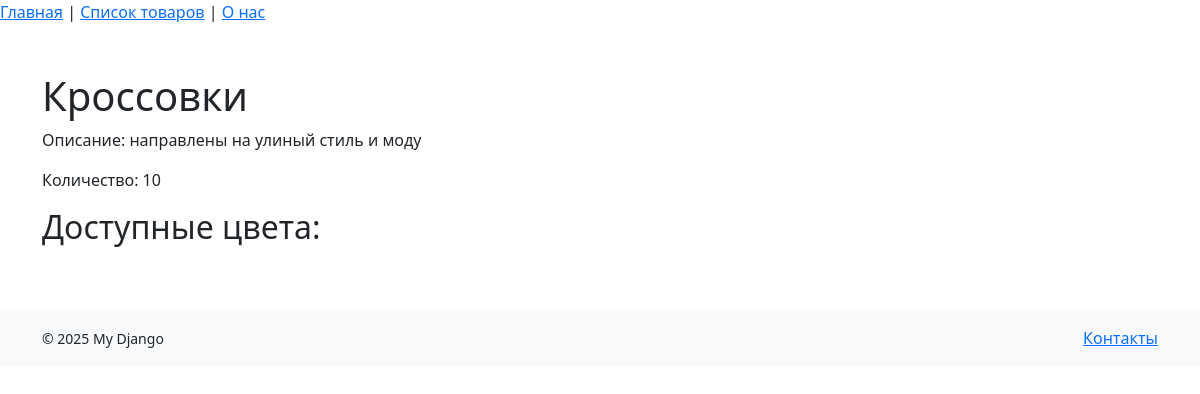
The app's page /item/1/, older data.
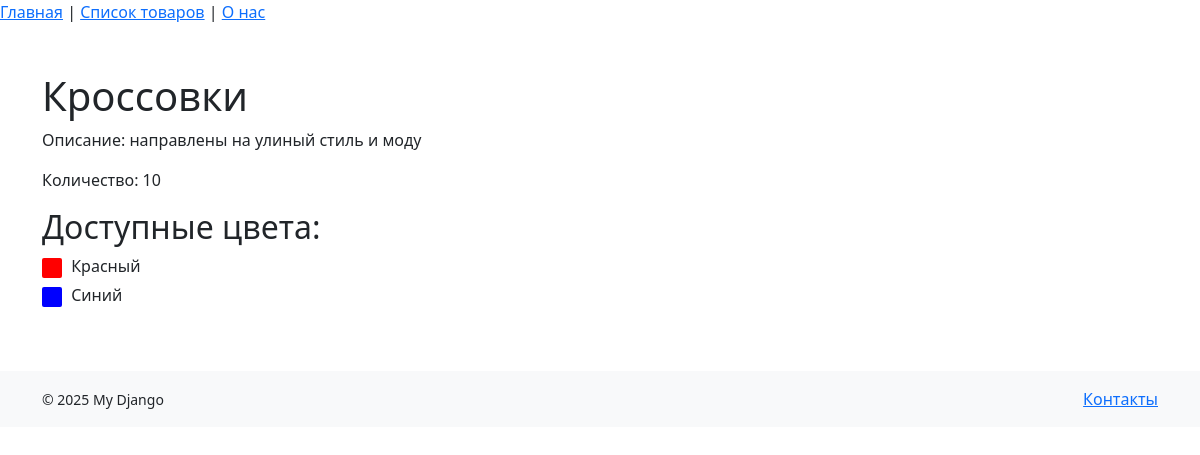
The same page, newer data.
### MyApp/models.py (models this page shows, shortened)
class Item(models.Model):
   name  = models.CharField(max_length=100)
   brand = models.CharField(max_length=100)
   description = models.TextField(blank=True, null=True)
   count = models.PositiveIntegerField()
   colors = models.ManyToManyField(Color, related_name='items', blank=True)

class Color(models.Model):
    name = models.CharField(max_length=50)
    hex_code = models.CharField(max_length=7, default="#FFFFFF")

### MyApp/views.py (the view)
# urls.py: path('item/<int:item_id>/', views.show_item, name='show_item'),
def show_item(request, item_id):
    try:
        item = Item.objects.prefetch_related('colors').get(id=item_id)
        return render(request, 'item.html', {'item': item})
    except Item.DoesNotExist:
        return HttpResponse("Товар не найден.", status=404)

### templates/item.html (shortened to what this page needs)
<!DOCTYPE html>
<html lang="ru">
<head>
</head>
<body>
    {% extends 'base.html' %}
    {% load static %}
    {% block content %}
    <div class="container mt-5">
    <h1>{{ item.name }}</h1>
    <p>Описание: {{ item.description|default:"Описание товара отсутствует." }}</p>
    <p>Количество:
        {% if item.count > 0 %}
            {{ item.count }}
        {% else %}
            Товар отсутствует
        {% endif %}
    </p>
    <h2>Доступные цвета:</h2>
    <ul style="padding-left: 0; list-style-type: none;">
        {% for color in item.colors.all %}
            <li style="margin-bottom: 5px;">
                <span class="color-box" style="background-color:{{ color.hex_code }};"></span>
                {{ color.name }}
            </li>
        {% endfor %}
</div>
{% endblock %}

### templates/base.html (shortened to what this page needs)
<!DOCTYPE html>
<html lang="en">
<head>
    {% load static %}
    <link rel="stylesheet" href="{% static 'css/styles.css' %}">
    <link rel="stylesheet" href="https://cdn.jsdelivr.net/npm/bootstrap@5.3.0/dist/css/bootstrap.min.css">
</head>
<body>
    {% include 'header.html' %}
    <main>
        {% block content %}{% endblock %}
    </main>
<br></br>
     {% include 'footer.html' %}
</body>
</html>

### templates/header.html
<header>
    <nav>
        <a href="{% url 'home' %}">Главная</a> |
        <a href="{% url 'item_list' %}">Список товаров</a> |
        <a href="{% url 'about' %}">О нас</a>
    </nav>
</header>

### templates/footer.html
<footer class="bg-light text-center py-3">
    <div class="container">
        <div class="row justify-content-between align-items-center">
            <div class="col-auto">
                <small>© 2025 My Django</small>
            </div>
            <div class="col-auto">
                <ul class="list-unstyled d-flex gap-3 mb-0">
                    <li><a href="/about/">Контакты</a></li>
                </ul>
            </div>
        </div>
    </div>
</footer>

### MyApp/static/css/styles.css (style rules this page uses)
.color-box { background-color: inherit; width: 20px; height: 20px; display: inline-block; vertical-align: middle; border-radius: 2px; margin-right: 5px; }

Row changes from the older to the newer data that the page shows:
added Color: name "Красный"
added Color: name "Синий"
